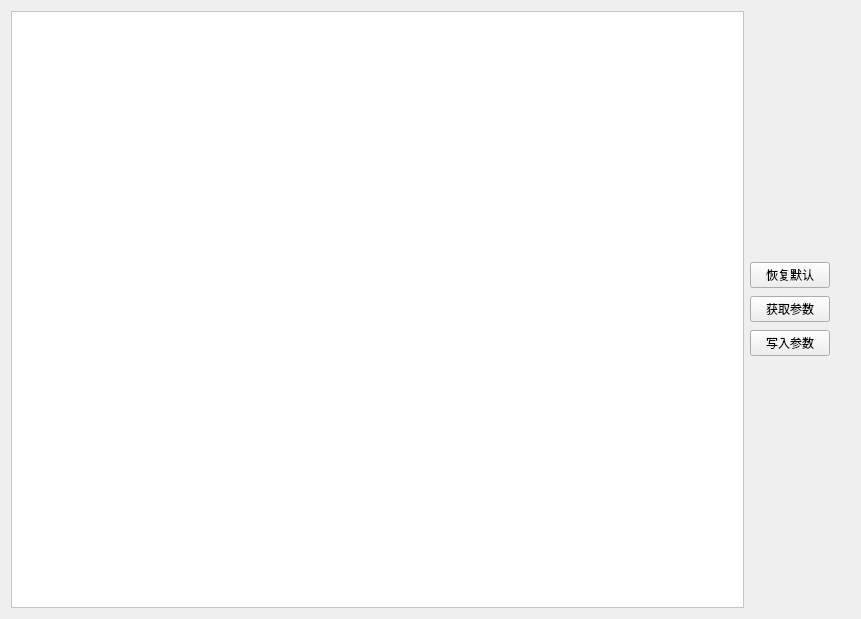
<?xml version="1.0" encoding="UTF-8"?>
<ui version="4.0">
 <class>Params</class>
 <widget class="QWidget" name="Params">
  <property name="geometry">
   <rect>
    <x>0</x>
    <y>0</y>
    <width>861</width>
    <height>619</height>
   </rect>
  </property>
  <property name="windowTitle">
   <string>Form</string>
  </property>
  <layout class="QGridLayout" name="gridLayout">
   <item row="0" column="0">
    <layout class="QHBoxLayout" name="horizontalLayout" stretch="8,0">
     <item>
      <widget class="QTableWidget" name="tableWidget">
       <property name="styleSheet">
        <string notr="true">/* 整体表格外观 */
QTableWidget {
    gridline-color: #d0d0d0;
    selection-background-color: #cde6f7;
    alternate-background-color: #fafafa;
    background-color: #ffffff;
    font-size: 14px;
}

/* 表头样式 */
QHeaderView::section {
    background-color: #f2f2f2;
    font-weight: bold;
    border: 1px solid #d0d0d0;
    padding: 4px;
}

/* 普通单元格 */
QTableWidget::item {
    padding: 4px;
}

/* 第一行（分组头）特殊样式 - 使用背景色与字体突出 */
QTableWidget::item[row=&quot;0&quot;] {
    background-color: #f0f0f0;
    font-weight: bold;
    color: #202020;
}

/* 鼠标悬停在第一行时的样式 */
QTableWidget::item[row=&quot;0&quot;]:hover {
    background-color: #e0e0e0;
    cursor: pointer;
}

/* 鼠标选中行 */
QTableWidget::item:selected {
    background-color: #a3d5ff;
    color: #000000;
}
</string>
       </property>
      </widget>
     </item>
     <item>
      <widget class="QWidget" name="widget" native="true">
       <property name="sizePolicy">
        <sizepolicy hsizetype="Fixed" vsizetype="Fixed">
         <horstretch>100</horstretch>
         <verstretch>0</verstretch>
        </sizepolicy>
       </property>
       <property name="minimumSize">
        <size>
         <width>100</width>
         <height>240</height>
        </size>
       </property>
       <widget class="QWidget" name="">
        <property name="geometry">
         <rect>
          <x>0</x>
          <y>70</y>
          <width>95</width>
          <height>100</height>
         </rect>
        </property>
        <layout class="QVBoxLayout" name="verticalLayout_2">
         <property name="spacing">
          <number>5</number>
         </property>
         <item>
          <widget class="QPushButton" name="defaultButton">
           <property name="sizePolicy">
            <sizepolicy hsizetype="Fixed" vsizetype="Fixed">
             <horstretch>40</horstretch>
             <verstretch>0</verstretch>
            </sizepolicy>
           </property>
           <property name="text">
            <string>恢复默认</string>
           </property>
          </widget>
         </item>
         <item>
          <widget class="QPushButton" name="readButton">
           <property name="sizePolicy">
            <sizepolicy hsizetype="Fixed" vsizetype="Fixed">
             <horstretch>40</horstretch>
             <verstretch>0</verstretch>
            </sizepolicy>
           </property>
           <property name="text">
            <string>获取参数</string>
           </property>
          </widget>
         </item>
         <item>
          <widget class="QPushButton" name="writeButton">
           <property name="sizePolicy">
            <sizepolicy hsizetype="Fixed" vsizetype="Fixed">
             <horstretch>100</horstretch>
             <verstretch>0</verstretch>
            </sizepolicy>
           </property>
           <property name="text">
            <string>写入参数</string>
           </property>
          </widget>
         </item>
        </layout>
       </widget>
      </widget>
     </item>
    </layout>
   </item>
  </layout>
 </widget>
 <resources/>
 <connections/>
</ui>
